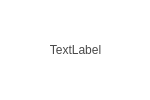
<?xml version="1.0" encoding="UTF-8"?>
<ui version="4.0">
 <class>Recentcard</class>
 <widget class="QWidget" name="Recentcard">
  <property name="geometry">
   <rect>
    <x>0</x>
    <y>0</y>
    <width>150</width>
    <height>100</height>
   </rect>
  </property>
  <property name="windowTitle">
   <string>Form</string>
  </property>
  <property name="windowOpacity">
   <double>100.000000000000000</double>
  </property>
  <property name="layoutDirection">
   <enum>Qt::LeftToRight</enum>
  </property>
  <property name="autoFillBackground">
   <bool>false</bool>
  </property>
  <property name="styleSheet">
   <string notr="true">background-color: rgb(255, 255, 255);</string>
  </property>
  <widget class="QLabel" name="title">
   <property name="geometry">
    <rect>
     <x>0</x>
     <y>0</y>
     <width>151</width>
     <height>101</height>
    </rect>
   </property>
   <property name="focusPolicy">
    <enum>Qt::ClickFocus</enum>
   </property>
   <property name="styleSheet">
    <string notr="true">color: rgb(72, 72, 72);
selection-background-color: rgb(181, 247, 255);</string>
   </property>
   <property name="frameShape">
    <enum>QFrame::NoFrame</enum>
   </property>
   <property name="text">
    <string>TextLabel</string>
   </property>
   <property name="alignment">
    <set>Qt::AlignCenter</set>
   </property>
   <property name="wordWrap">
    <bool>false</bool>
   </property>
  </widget>
 </widget>
 <resources/>
 <connections/>
</ui>
